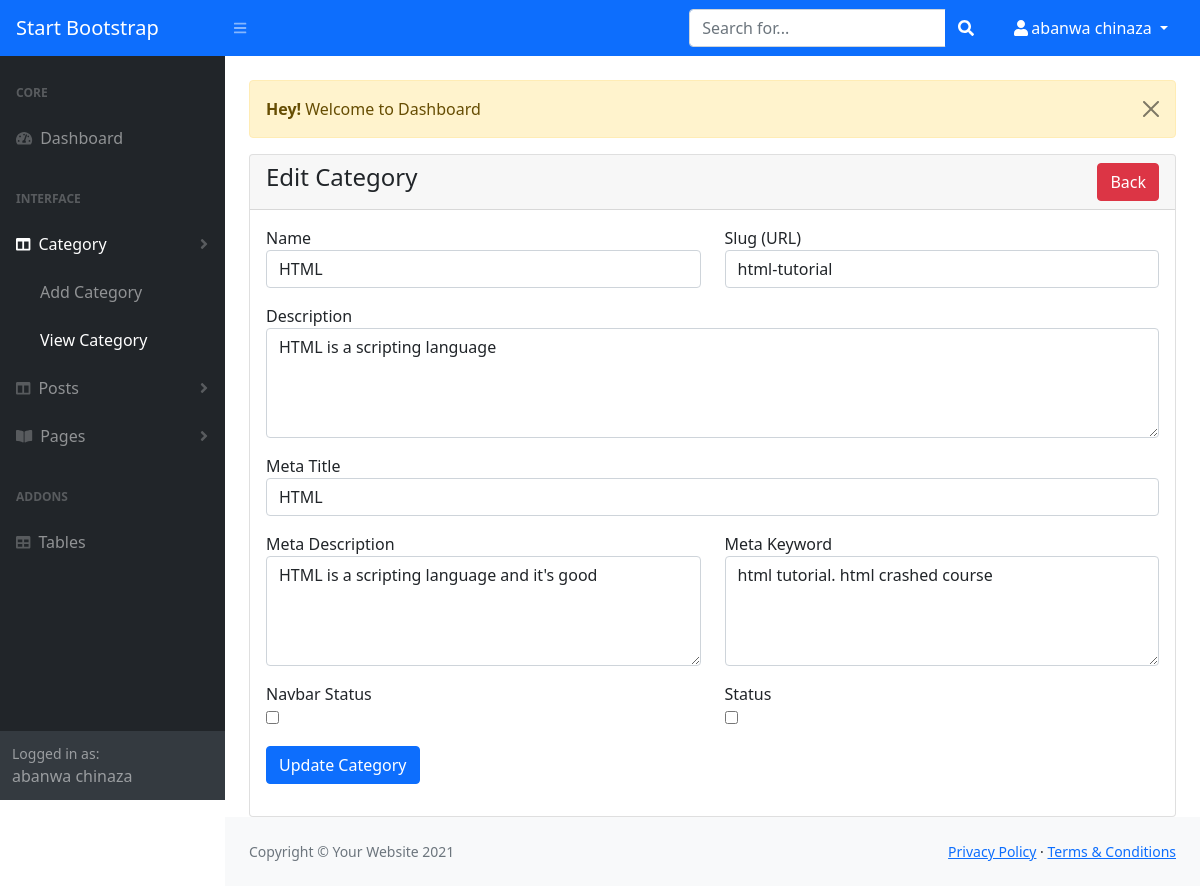
Screenshot of /admin/edit-category.php?id=1 (signed in) with the database file from the repository.
### tables this page shows
CREATE TABLE `categories` (
  `id` int(11) NOT NULL,
  `name` varchar(191) NOT NULL,
  `slug` varchar(191) NOT NULL,
  `description` text DEFAULT NULL,
  `meta_title` varchar(191) NOT NULL,
  `meta_description` mediumtext DEFAULT NULL,
  `meta_keyword` mediumtext DEFAULT NULL,
  `navbar_status` tinyint(1) DEFAULT 0,
  `status` tinyint(1) DEFAULT 0 COMMENT '0 = visible, 1 = hidden, 2 = deleted',
  `created_at` timestamp NULL DEFAULT current_timestamp()
);

### admin/edit-category.php (the view, shortened to what this page needs)
<?php
include("authentication.php");
include("includes/header.php");
?>
<div class="container-fluid px-4">
    <div class="row mt-4">
        <div class="col-md-12">
            <?php include("message.php"); ?>
            <div class="card">
                <div class="card-header">
                    <h4>Edit Category
                        <a href="view-category.php" class="btn btn-danger float-end">Back</a>
                    </h4>
                </div>
                <div class="card-body">
                                    <?php
                                        if (isset($_GET["id"])){
                                            $category_id = $_GET["id"];
                                            $category_edit = "SELECT * FROM categories WHERE id = '$category_id' LIMIT 1";
                                            $result = mysqli_query($conn, $category_edit) or die(mysqli_error($conn));
                                            $num_row = mysqli_num_rows($result);
                                            if ($num_row > 0){
                                                $row = mysqli_fetch_array($result);
                                                ?>
                                    <form action="code.php" method="POST">
                                        <div class="row">
                                            <div class="col-md-6 mb-3">
                                                <label for="name">Name</label>
                                                <input type="text" name="name" value="<?php echo $row["name"]; ?>" class="form-control" required>
                                            </div>
                                            <div class="col-md-6 mb-3">
                                                <label for="slug">Slug (URL)</label>
                                                <input type="text" name="slug" value="<?php echo $row["slug"]; ?>" class="form-control" required>
                                            </div>
                                            <div class="col-md-12 mb-3">
                                                <label for="description">Description</label>
                                                <textarea name="description" class="form-control" rows="4" required><?php echo $row["description"]; ?></textarea>
                                            </div>
                                            <div class="col-md-12 mb-3">
                                                <label for="meta-title">Meta Title</label>
                                                <input type="text" name="meta_title" value="<?php echo $row["meta_title"]; ?>" class="form-control" max="191" required>
                                            </div>
                                            <div class="col-md-6 mb-3">
                                                <label for="meta-description">Meta Description</label>
                                                <textarea name="meta_description" class="form-control" rows="4" required><?php echo $row["meta_description"]; ?></textarea>
                                            </div>
                                            <div class="col-md-6 mb-3">
                                                <label for="meta-word">Meta Keyword</label>
                                                <textarea name="meta_keyword" class="form-control"  rows="4" required><?php echo $row["meta_keyword"]; ?></textarea>
                                            </div>
                                            <div class="col-md-6 mb-3">
                                                <label for="status">Navbar Status</label> <br>
                                                <input type="checkbox" name="navbar_status" <?php echo $row["navbar_status"] == "1" ? "checked" : ""; ?>" width="70px" height="70px">
                                            </div>
                                            <div class="col-md-6 mb-3">
                                                <label for="status">Status</label> <br>
                                                <input type="checkbox" name="status" <?php echo $row["status"] == "1" ? "checked" : ""; ?>" width="70px" height="70px">
                                            </div>
                                            <div class="col-md-12 mb-3">
                                                <button type="submit" name="update_category" class="btn btn-primary">Update Category</button>
                                            </div>
                                        </div>
                                    </form>
                                                <?php
                                            } else {
                                                ?>
                                                <h4>No Record Found</h4>
                                                <?php
                                            }
                                        }
                                        ?>
                </div>
            </div>
        </div>
     </div>
    </div>
<?php
include("includes/footer.php");
include("includes/scripts.php");
?>

### rows the page displays
categories: name "HTML", slug "html-tutorial", description "HTML is a scripting language", meta_title "HTML", meta_description "HTML is a scripting language and it's good", meta_keyword "html tutorial. html crashed course"

### other values shown
$_SESSION["auth_user"]["user_name"] "abanwa chinaza"
$_SESSION["message"] "Welcome to Dashboard"
